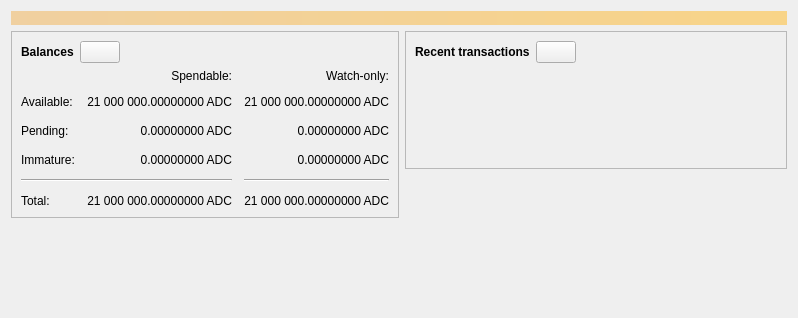
<?xml version="1.0" encoding="UTF-8"?>
<ui version="4.0">
 <class>OverviewPage</class>
 <widget class="QWidget" name="OverviewPage">
  <property name="geometry">
   <rect>
    <x>0</x>
    <y>0</y>
    <width>798</width>
    <height>318</height>
   </rect>
  </property>
  <property name="windowTitle">
   <string>Form</string>
  </property>
  <layout class="QVBoxLayout" name="topLayout">
   <item>
    <widget class="QLabel" name="labelAlerts">
     <property name="visible">
      <bool>false</bool>
     </property>
     <property name="styleSheet">
      <string notr="true">QLabel { background-color: qlineargradient(x1: 0, y1: 0, x2: 1, y2: 0, stop:0 #F0D0A0, stop:1 #F8D488); color:#000000; }</string>
     </property>
     <property name="wordWrap">
      <bool>true</bool>
     </property>
     <property name="margin">
      <number>3</number>
     </property>
     <property name="textInteractionFlags">
      <set>Qt::TextSelectableByMouse</set>
     </property>
    </widget>
   </item>
   <item>
    <layout class="QHBoxLayout" name="horizontalLayout" stretch="1,1">
     <item>
      <layout class="QVBoxLayout" name="verticalLayout_2">
       <item>
        <widget class="QFrame" name="frame">
         <property name="frameShape">
          <enum>QFrame::StyledPanel</enum>
         </property>
         <property name="frameShadow">
          <enum>QFrame::Raised</enum>
         </property>
         <layout class="QVBoxLayout" name="verticalLayout_4">
          <item>
           <layout class="QHBoxLayout" name="horizontalLayout_4">
            <item>
             <widget class="QLabel" name="label_5">
              <property name="font">
               <font>
                <weight>75</weight>
                <bold>true</bold>
               </font>
              </property>
              <property name="text">
               <string>Balances</string>
              </property>
             </widget>
            </item>
            <item>
             <widget class="QPushButton" name="labelWalletStatus">
              <property name="enabled">
               <bool>true</bool>
              </property>
              <property name="maximumSize">
               <size>
                <width>45</width>
                <height>16777215</height>
               </size>
              </property>
              <property name="toolTip">
               <string>The displayed information may be out of date. Your wallet automatically synchronizes with the Andiacoin network after a connection is established, but this process has not completed yet.</string>
              </property>
              <property name="text">
               <string/>
              </property>
              <property name="icon">
               <iconset resource="../andiacoin.qrc">
                <normaloff>:/icons/warning</normaloff>
                <disabledoff>:/icons/warning</disabledoff>:/icons/warning</iconset>
              </property>
              <property name="iconSize">
               <size>
                <width>24</width>
                <height>24</height>
               </size>
              </property>
             </widget>
            </item>
            <item>
             <spacer name="horizontalSpacer_3">
              <property name="orientation">
               <enum>Qt::Horizontal</enum>
              </property>
              <property name="sizeHint" stdset="0">
               <size>
                <width>40</width>
                <height>20</height>
               </size>
              </property>
             </spacer>
            </item>
           </layout>
          </item>
          <item>
           <layout class="QGridLayout" name="gridLayout">
            <property name="spacing">
             <number>12</number>
            </property>
            <item row="2" column="2">
             <widget class="QLabel" name="labelWatchPending">
              <property name="cursor">
               <cursorShape>IBeamCursor</cursorShape>
              </property>
              <property name="toolTip">
               <string>Unconfirmed transactions to watch-only addresses</string>
              </property>
              <property name="text">
               <string notr="true">0.00000000 ADC</string>
              </property>
              <property name="alignment">
               <set>Qt::AlignRight|Qt::AlignTrailing|Qt::AlignVCenter</set>
              </property>
              <property name="textInteractionFlags">
               <set>Qt::LinksAccessibleByMouse|Qt::TextSelectableByKeyboard|Qt::TextSelectableByMouse</set>
              </property>
             </widget>
            </item>
            <item row="2" column="1">
             <widget class="QLabel" name="labelUnconfirmed">
              <property name="cursor">
               <cursorShape>IBeamCursor</cursorShape>
              </property>
              <property name="toolTip">
               <string>Total of transactions that have yet to be confirmed, and do not yet count toward the spendable balance</string>
              </property>
              <property name="text">
               <string notr="true">0.00000000 ADC</string>
              </property>
              <property name="alignment">
               <set>Qt::AlignRight|Qt::AlignTrailing|Qt::AlignVCenter</set>
              </property>
              <property name="textInteractionFlags">
               <set>Qt::LinksAccessibleByMouse|Qt::TextSelectableByKeyboard|Qt::TextSelectableByMouse</set>
              </property>
             </widget>
            </item>
            <item row="3" column="2">
             <widget class="QLabel" name="labelWatchImmature">
              <property name="cursor">
               <cursorShape>IBeamCursor</cursorShape>
              </property>
              <property name="toolTip">
               <string>Mined balance in watch-only addresses that has not yet matured</string>
              </property>
              <property name="text">
               <string notr="true">0.00000000 ADC</string>
              </property>
              <property name="alignment">
               <set>Qt::AlignRight|Qt::AlignTrailing|Qt::AlignVCenter</set>
              </property>
              <property name="textInteractionFlags">
               <set>Qt::LinksAccessibleByMouse|Qt::TextSelectableByKeyboard|Qt::TextSelectableByMouse</set>
              </property>
             </widget>
            </item>
            <item row="4" column="0" colspan="2">
             <widget class="Line" name="line">
              <property name="orientation">
               <enum>Qt::Horizontal</enum>
              </property>
             </widget>
            </item>
            <item row="4" column="2">
             <widget class="Line" name="lineWatchBalance">
              <property name="sizePolicy">
               <sizepolicy hsizetype="Preferred" vsizetype="Fixed">
                <horstretch>0</horstretch>
                <verstretch>0</verstretch>
               </sizepolicy>
              </property>
              <property name="minimumSize">
               <size>
                <width>140</width>
                <height>0</height>
               </size>
              </property>
              <property name="orientation">
               <enum>Qt::Horizontal</enum>
              </property>
             </widget>
            </item>
            <item row="5" column="0">
             <widget class="QLabel" name="labelTotalText">
              <property name="text">
               <string>Total:</string>
              </property>
             </widget>
            </item>
            <item row="3" column="1">
             <widget class="QLabel" name="labelImmature">
              <property name="cursor">
               <cursorShape>IBeamCursor</cursorShape>
              </property>
              <property name="toolTip">
               <string>Mined balance that has not yet matured</string>
              </property>
              <property name="text">
               <string notr="true">0.00000000 ADC</string>
              </property>
              <property name="alignment">
               <set>Qt::AlignRight|Qt::AlignTrailing|Qt::AlignVCenter</set>
              </property>
              <property name="textInteractionFlags">
               <set>Qt::LinksAccessibleByMouse|Qt::TextSelectableByKeyboard|Qt::TextSelectableByMouse</set>
              </property>
             </widget>
            </item>
            <item row="2" column="3">
             <spacer name="horizontalSpacer_2">
              <property name="orientation">
               <enum>Qt::Horizontal</enum>
              </property>
              <property name="sizeHint" stdset="0">
               <size>
                <width>40</width>
                <height>20</height>
               </size>
              </property>
             </spacer>
            </item>
            <item row="3" column="0">
             <widget class="QLabel" name="labelImmatureText">
              <property name="text">
               <string>Immature:</string>
              </property>
             </widget>
            </item>
            <item row="5" column="1">
             <widget class="QLabel" name="labelTotal">
              <property name="cursor">
               <cursorShape>IBeamCursor</cursorShape>
              </property>
              <property name="toolTip">
               <string>Your current total balance</string>
              </property>
              <property name="text">
               <string notr="true">21 000 000.00000000 ADC</string>
              </property>
              <property name="alignment">
               <set>Qt::AlignRight|Qt::AlignTrailing|Qt::AlignVCenter</set>
              </property>
              <property name="textInteractionFlags">
               <set>Qt::LinksAccessibleByMouse|Qt::TextSelectableByKeyboard|Qt::TextSelectableByMouse</set>
              </property>
             </widget>
            </item>
            <item row="5" column="2">
             <widget class="QLabel" name="labelWatchTotal">
              <property name="cursor">
               <cursorShape>IBeamCursor</cursorShape>
              </property>
              <property name="toolTip">
               <string>Current total balance in watch-only addresses</string>
              </property>
              <property name="text">
               <string notr="true">21 000 000.00000000 ADC</string>
              </property>
              <property name="alignment">
               <set>Qt::AlignRight|Qt::AlignTrailing|Qt::AlignVCenter</set>
              </property>
              <property name="textInteractionFlags">
               <set>Qt::LinksAccessibleByMouse|Qt::TextSelectableByKeyboard|Qt::TextSelectableByMouse</set>
              </property>
             </widget>
            </item>
            <item row="0" column="2">
             <widget class="QLabel" name="labelWatchonly">
              <property name="text">
               <string>Watch-only:</string>
              </property>
              <property name="alignment">
               <set>Qt::AlignRight|Qt::AlignTrailing|Qt::AlignVCenter</set>
              </property>
             </widget>
            </item>
            <item row="1" column="0">
             <widget class="QLabel" name="labelBalanceText">
              <property name="text">
               <string>Available:</string>
              </property>
             </widget>
            </item>
            <item row="1" column="1">
             <widget class="QLabel" name="labelBalance">
              <property name="cursor">
               <cursorShape>IBeamCursor</cursorShape>
              </property>
              <property name="toolTip">
               <string>Your current spendable balance</string>
              </property>
              <property name="text">
               <string notr="true">21 000 000.00000000 ADC</string>
              </property>
              <property name="alignment">
               <set>Qt::AlignRight|Qt::AlignTrailing|Qt::AlignVCenter</set>
              </property>
              <property name="textInteractionFlags">
               <set>Qt::LinksAccessibleByMouse|Qt::TextSelectableByKeyboard|Qt::TextSelectableByMouse</set>
              </property>
             </widget>
            </item>
            <item row="1" column="2">
             <widget class="QLabel" name="labelWatchAvailable">
              <property name="cursor">
               <cursorShape>IBeamCursor</cursorShape>
              </property>
              <property name="toolTip">
               <string>Your current balance in watch-only addresses</string>
              </property>
              <property name="text">
               <string notr="true">21 000 000.00000000 ADC</string>
              </property>
              <property name="alignment">
               <set>Qt::AlignRight|Qt::AlignTrailing|Qt::AlignVCenter</set>
              </property>
              <property name="textInteractionFlags">
               <set>Qt::LinksAccessibleByMouse|Qt::TextSelectableByKeyboard|Qt::TextSelectableByMouse</set>
              </property>
             </widget>
            </item>
            <item row="2" column="0">
             <widget class="QLabel" name="labelPendingText">
              <property name="text">
               <string>Pending:</string>
              </property>
             </widget>
            </item>
            <item row="0" column="1">
             <widget class="QLabel" name="labelSpendable">
              <property name="text">
               <string>Spendable:</string>
              </property>
              <property name="alignment">
               <set>Qt::AlignRight|Qt::AlignTrailing|Qt::AlignVCenter</set>
              </property>
             </widget>
            </item>
           </layout>
          </item>
         </layout>
        </widget>
       </item>
       <item>
        <spacer name="verticalSpacer">
         <property name="orientation">
          <enum>Qt::Vertical</enum>
         </property>
         <property name="sizeHint" stdset="0">
          <size>
           <width>20</width>
           <height>40</height>
          </size>
         </property>
        </spacer>
       </item>
      </layout>
     </item>
     <item>
      <layout class="QVBoxLayout" name="verticalLayout_3">
       <item>
        <widget class="QFrame" name="frame_2">
         <property name="frameShape">
          <enum>QFrame::StyledPanel</enum>
         </property>
         <property name="frameShadow">
          <enum>QFrame::Raised</enum>
         </property>
         <layout class="QVBoxLayout" name="verticalLayout">
          <item>
           <layout class="QHBoxLayout" name="horizontalLayout_2">
            <item>
             <widget class="QLabel" name="label_4">
              <property name="font">
               <font>
                <weight>75</weight>
                <bold>true</bold>
               </font>
              </property>
              <property name="text">
               <string>Recent transactions</string>
              </property>
             </widget>
            </item>
            <item>
             <widget class="QPushButton" name="labelTransactionsStatus">
              <property name="enabled">
               <bool>true</bool>
              </property>
              <property name="maximumSize">
               <size>
                <width>45</width>
                <height>16777215</height>
               </size>
              </property>
              <property name="toolTip">
               <string>The displayed information may be out of date. Your wallet automatically synchronizes with the Andiacoin network after a connection is established, but this process has not completed yet.</string>
              </property>
              <property name="text">
               <string/>
              </property>
              <property name="icon">
               <iconset resource="../andiacoin.qrc">
                <normaloff>:/icons/warning</normaloff>
                <disabledoff>:/icons/warning</disabledoff>:/icons/warning</iconset>
              </property>
              <property name="iconSize">
               <size>
                <width>24</width>
                <height>24</height>
               </size>
              </property>
             </widget>
            </item>
            <item>
             <spacer name="horizontalSpacer">
              <property name="orientation">
               <enum>Qt::Horizontal</enum>
              </property>
              <property name="sizeHint" stdset="0">
               <size>
                <width>40</width>
                <height>20</height>
               </size>
              </property>
             </spacer>
            </item>
           </layout>
          </item>
          <item>
           <widget class="TransactionOverviewWidget" name="listTransactions">
            <property name="styleSheet">
             <string notr="true">QListView { background: transparent; }</string>
            </property>
            <property name="frameShape">
             <enum>QFrame::NoFrame</enum>
            </property>
            <property name="verticalScrollBarPolicy">
             <enum>Qt::ScrollBarAlwaysOff</enum>
            </property>
            <property name="horizontalScrollBarPolicy">
             <enum>Qt::ScrollBarAlwaysOff</enum>
            </property>
            <property name="sizeAdjustPolicy">
             <enum>QAbstractScrollArea::AdjustToContents</enum>
            </property>
            <property name="selectionMode">
             <enum>QAbstractItemView::NoSelection</enum>
            </property>
            <property name="uniformItemSizes">
             <bool>true</bool>
            </property>
           </widget>
          </item>
         </layout>
        </widget>
       </item>
       <item>
        <spacer name="verticalSpacer_2">
         <property name="orientation">
          <enum>Qt::Vertical</enum>
         </property>
         <property name="sizeHint" stdset="0">
          <size>
           <width>20</width>
           <height>40</height>
          </size>
         </property>
        </spacer>
       </item>
      </layout>
     </item>
    </layout>
   </item>
  </layout>
 </widget>
 <customwidgets>
  <customwidget>
   <class>TransactionOverviewWidget</class>
   <extends>QListView</extends>
   <header>qt/transactionoverviewwidget.h</header>
  </customwidget>
 </customwidgets>
 <resources/>
 <connections/>
</ui>
